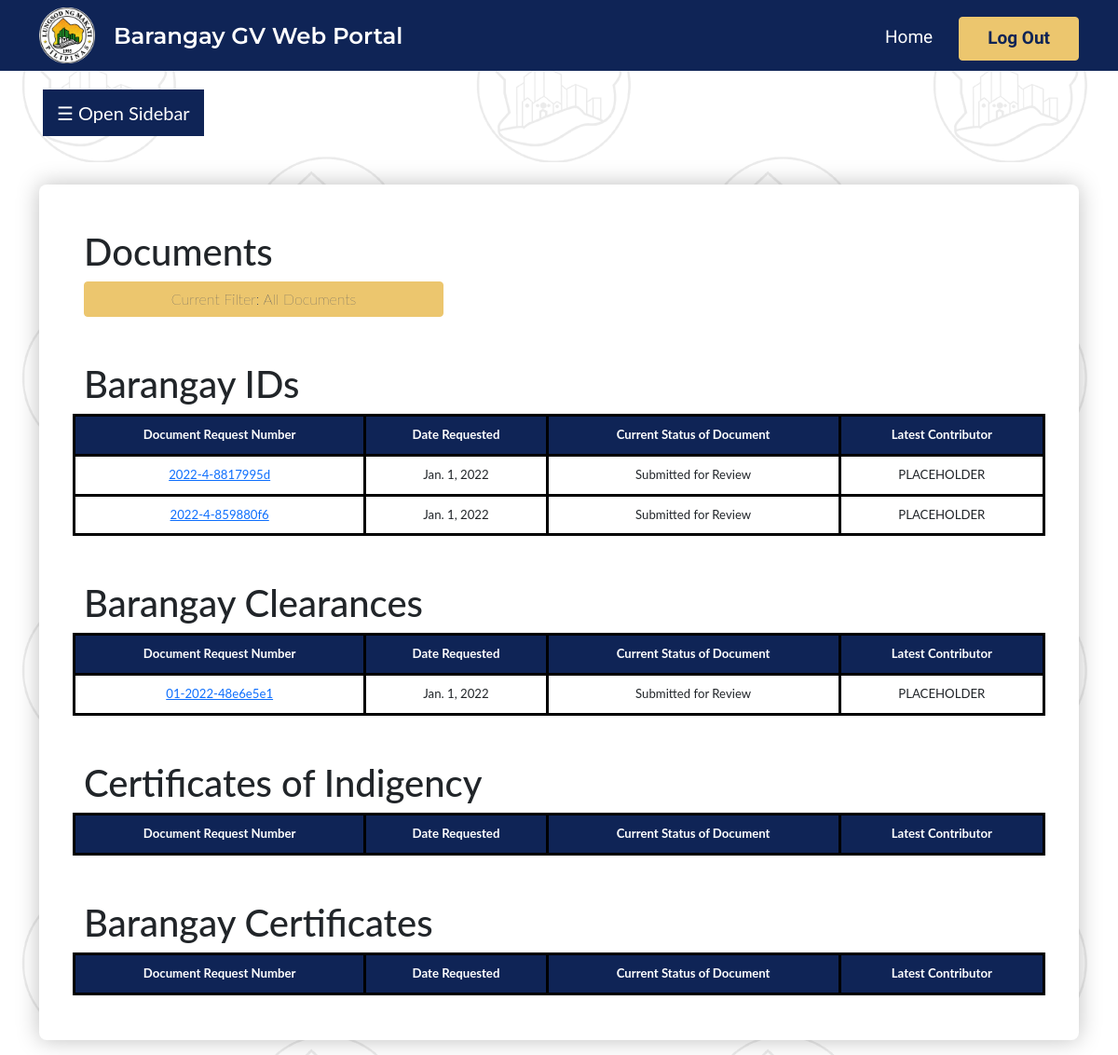
The app's page /admin_base/ (signed in), older data.
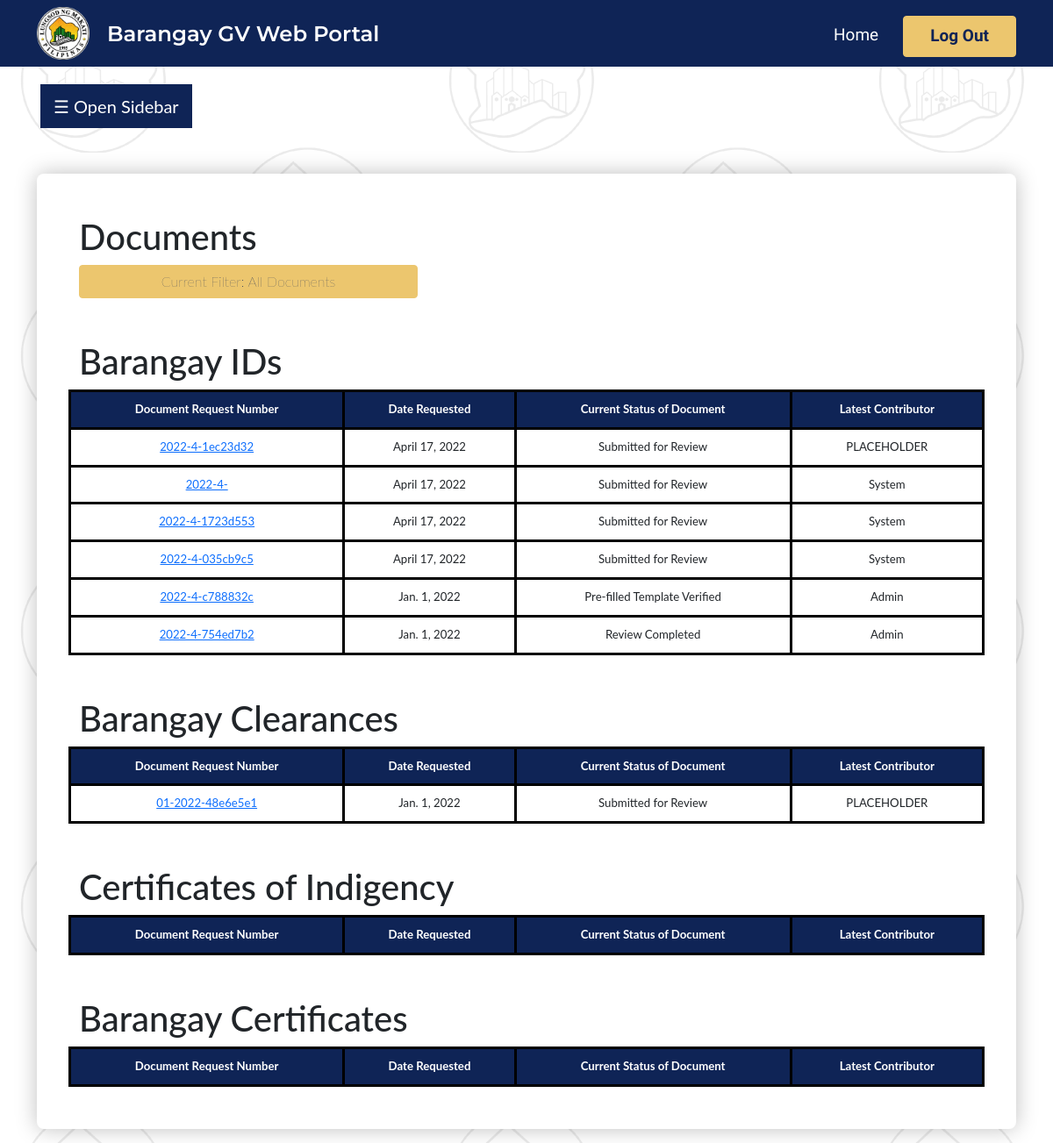
The same page, newer data.
### web_portal/models.py (models this page shows)
class barangay_id(models.Model):
    document_id = models.CharField(max_length = 100, default="null")
    document_type = models.CharField(max_length = 100, default="null")
    last_name = models.CharField(max_length = 100, default="null")
    first_name = models.CharField(max_length = 100, default="null")
    middle_name = models.CharField(max_length = 100, default="null")
    age = models.IntegerField(default = 0)
    birthday = models.DateField(default="2022-01-01")
    sex = models.CharField(
        max_length = 100,
        choices =  [('Male', 'Male'), ('Female', 'Female'), ('Prefer not to say', 'Prefer not to say')],
        default="null"
    )
    nationality = models.CharField(max_length = 100, default="null")
    civil_status = models.CharField(max_length = 100, default="null")
    email = models.CharField(max_length = 100, default="null")
    contact_num = models.CharField(max_length = 100, default="null")
    street = models.CharField(max_length = 100, default="null")
    city = models.CharField(max_length = 100, default="null")
    barangay = models.CharField(max_length = 100, default="null")
    province = models.CharField(max_length = 100, default="null")
    zip_code = models.CharField(max_length = 100, default="null")
    emergency_name = models.CharField(max_length = 100, default="null")
    emergency_contact_num = models.IntegerField(default = 0)
    emergency_address = models.CharField(max_length = 100, default="null")
    personal_photo = models.FileField(default="null")
    government_id_or_letter = models.FileField(null = True)
    voters_id = models.FileField(default="null")
    date_submitted = models.DateField(default="2022-01-01")
    status = models.CharField(
        max_length = 100,
        choices =  [('Submitted for Review', 'Submitted for Review'), ('Review Completed', 'Review Completed'), ('Pre-filled Template Verified', 'Pre-filled Template Verified'), ('Printed, Not Paid', 'Printed, Not Paid'), ('Printed, Paid', 'Printed, Paid'), ('Printed, Out for Delivery/Ready for Pickup', 'Printed, Out for Delivery/Ready for Pickup'), ('Delivered/Picked-up', 'Delivered/Picked-up'), ('Rejected', 'Rejected')],
        default = "null"
    )
    latest_contributor = models.CharField(max_length=100, default="PLACEHOLDER")
    type = models.CharField(
        max_length = 100,
        choices =  [('Constituent', 'Constituent'), ('Transient', 'Transient')],
        default="null"
    )
    landlord_name = models.CharField(max_length = 100, null=True, default="null")
    landlord_contact_number = models.CharField(max_length = 100, null=True, default="null")
    landlord_address = models.CharField(max_length = 100, null=True, default="null")
    additional_details = models.CharField(max_length=100, default="null")
    objects = models.Manager()

class barangay_clearance(models.Model):
    document_id = models.CharField(max_length = 100, default="null")
    document_type = models.CharField(max_length = 100, default="null")
    last_name = models.CharField(max_length = 100, default="null")
    first_name = models.CharField(max_length = 100, default="null")
    middle_name = models.CharField(max_length = 100, default="null")
    age = models.IntegerField(default = 0)
    birthday = models.DateField(default="2022-01-01")
    sex = models.CharField(
        max_length = 100,
        choices =  [('Male', 'Male'), ('Female', 'Female'), ('Prefer not to say', 'Prefer not to say')],
        default="null"
    )
    nationality = models.CharField(max_length = 100, default="null")
    civil_status = models.CharField(max_length = 100, default="null")
    email = models.CharField(max_length = 100, default="null")
    contact_num = models.CharField(max_length = 100, default="null")
    street = models.CharField(max_length = 100, default="null")
    city = models.CharField(max_length = 100, default="null")
    barangay = models.CharField(max_length = 100, default="null")
    province = models.CharField(max_length = 100, default="null")
    zip_code = models.CharField(max_length = 100, default="null")
    government_id_or_letter = models.FileField(default="null")
    personal_photo = models.FileField(default="null")
    type = models.CharField(
        max_length = 100,
        choices =  [('Bonafide', 'Bonafide'), ('Transient', 'Transient')],
        default="null"
    )
    date_submitted = models.DateField(default="2022-01-01")
    status = models.CharField(
        max_length = 100,
        choices =  [('Submitted for Review', 'Submitted for Review'), ('Review Completed', 'Review Completed'), ('Pre-filled Template Verified', 'Pre-filled Template Verified'), ('Printed, Not Paid', 'Printed, Not Paid'), ('Printed, Paid', 'Printed, Paid'), ('Printed, Out for Delivery/Ready for Pickup', 'Printed, Out for Delivery/Ready for Pickup'), ('Delivered/Picked-up', 'Delivered/Picked-up'), ('Rejected', 'Rejected')],
        default = "null"
    )
    latest_contributor = models.CharField(max_length=100, default="PLACEHOLDER")
    additional_details = models.CharField(max_length=100, default="null")
    objects = models.Manager()

### web_portal/views.py (the view)
# urls.py: path("admin_base/", views.admin_documents_list, name = "admin_documents_list"),
@staff_member_required
def admin_documents_list (request):
    ids1 = barangay_id.objects.all().filter(status = "Submitted for Review")
    ids2 = barangay_id.objects.all().filter(status = "Review Completed")
    ids3 = barangay_id.objects.all().filter(status = "Pre-filled Template Verified")
    ids = ids1 | ids2 | ids3
    cl1 = barangay_clearance.objects.all().filter(status = "Submitted for Review")
    cl2 = barangay_clearance.objects.all().filter(status = "Review Completed")
    cl3 = barangay_clearance.objects.all().filter(status = "Pre-filled Template Verified")
    clearances = cl1 | cl2 | cl3
    ce1 = barangay_certificate.objects.all().filter(status = "Submitted for Review")
    ce2 = barangay_certificate.objects.all().filter(status = "Review Completed")
    ce3 = barangay_certificate.objects.all().filter(status = "Pre-filled Template Verified")
    certificates = ce1 | ce2 | ce3
    context = {
        "ids": ids.order_by("date_submitted").reverse(),
        "clearances": clearances.order_by("date_submitted").reverse(),
        "certificates": certificates.order_by("date_submitted").reverse(),
    }
    return render(request, 'admin_documents_list.html', context)

### web_portal/templates/admin_documents_list.html (shortened to what this page needs)
{% extends "admin_base.html" %}
{% load static %}
{% block content %}
<body>
    <div class="container">
        <div class="adminMainBlock p-5 mt-5" style="background-color: white;">
            <div class="row">
                <h1>Documents</h1>
                <div class="dropdown">
                    <button class="btn btn-secondary dropdownMain" type="button" id="dropdownMenuButton"
                        data-toggle="dropdown" aria-haspopup="true" aria-expanded="false">
                        Current Filter: All Documents
                    </button>
                </div>
            </div>
            <div class="row mt-5" id="documentList1">
                <h1>Barangay IDs</h1>
                <table class="tdl">
                    <thead>
                        <tr class="tdlr globalTableCell">
                            <th class="tdlh">Document Request Number</th>
                            <th class="tdlh">Date Requested</th>
                            <th class="tdlh">Current Status of Document</th>
                            <th class="tdlh">Latest Contributor</th>
                        </tr>
                    </thead>
                    <tbody id="IDRows">
                        {% for i in ids %}
                        <tr class="globalTableCell">
                            <td class="tdld"><a href="{% url 'admin_individual_barangay_id' pk=i.pk %}">{{ i.document_id }}</a>
                            </td>
                            <td class="tdld">{{ i.date_submitted}}</td>
                            <td class="tdld">{{ i.status }}</td>
                            <td class="tdld">{{ i.latest_contributor }}</td>
                        </tr>
                        {% endfor %}
                    </tbody>
                </table>
            </div>
            <div class="row mt-5" id="documentList2">
                <h1>Barangay Clearances</h1>
                <table class="tdl">
                    <thead>
                        <tr class="tdlr globalTableCell">
                            <th class="tdlh">Document Request Number</th>
                            <th class="tdlh">Date Requested</th>
                            <th class="tdlh">Current Status of Document</th>
                            <th class="tdlh">Latest Contributor</th>
                        </tr>
                    </thead>
                    <tbody>
                        {% for cl in clearances %}
                        <tr class="globalTableCell">
                            <td class="tdld"><a href="{% url 'admin_individual_barangay_clearance' pk=cl.pk %}">{{ cl.document_id }}</a></td>
                            <td class="tdld">{{ cl.date_submitted}}</td>
                            <td class="tdld">{{ cl.status }}</td>
                            <td class="tdld">{{ cl.latest_contributor }}</td>
                        </tr>
                        {% endfor %}
                    </tbody>
                </table>
            </div>
            <div class="row mt-5" id="documentList3">
                <h1>Certificates of Indigency</h1>
                <table class="tdl">
                    <thead>
                        <tr class="tdlr globalTableCell">
                            <th class="tdlh">Document Request Number</th>
                            <th class="tdlh">Date Requested</th>
                            <th class="tdlh">Current Status of Document</th>
                            <th class="tdlh">Latest Contributor</th>
                        </tr>
                    </thead>
                </table>
            </div>
            <div class="row mt-5" id="documentList4">
                <h1>Barangay Certificates</h1>
                <table class="tdl">
                    <thead>
                        <tr class="tdlr globalTableCell">
                            <th class="tdlh">Document Request Number</th>
                            <th class="tdlh">Date Requested</th>
                            <th class="tdlh">Current Status of Document</th>
                            <th class="tdlh">Latest Contributor</th>
                        </tr>
                    </thead>
                </table>
            </div>
        </div>
    </div>
</body>
{% endblock %}

### web_portal/templates/admin_base.html (shortened to what this page needs)
{% load static %}
<!DOCTYPE html>
<html lang="en">
<head>
  <link href="https://cdn.jsdelivr.net/npm/bootstrap@5.1.3/dist/css/bootstrap.min.css" rel="stylesheet"
>
  <link rel="stylesheet" href="{% static 'styles.css' %}">
</head>
<body class="main">
  <nav class="container-fluid navbar navbar-expand-md navbarGV">
    <div class="container">
      <a href="{% url 'admin_documents_list' %}" style="padding: 0px; margin: 0px;"><img class="mr-2"
          src="{% static 'logo.png' %}" style="width: 60px; height: 60px; margin-right: 20px" alt=""></a>
      <div class="titleFont">
        <a href="{% url 'admin_documents_list' %}" class="navbarTitle globalSubHeader"
          style="text-decoration: none; ">Barangay GV Web
          Portal</a>
      </div>
      <div class="collapse navbar-collapse" id="toggleMobileMenu">
        <ul class="navbar-nav ms-auto">
          <li class="mt-2 bodyFont globalBody">
            <a class="nav-link navbarOption" href="{% url 'admin_documents_list' %}">Home</a>
          </li>
          <li class="mt-2">
            <form method='POST'> {% csrf_token %}
              <a style="margin-right: 0px; color: white; font-weight: 600; box-shadow: 0px;"
                class="nav-link bodyFont globalBody btn btn-secondary" href="{% url 'admin_logout' %}">Log Out</a>
            </form>
          </li>
        </ul>
      </div>
    </div>
  </nav>
  <div id="main">
    <div class="container">
      <button class="openbtn m-1" onclick="openNav()">☰ Open Sidebar</button>
    </div>
    {% block content %}
    {% endblock %}
  </div>
</body>
</html>

### web_portal/static/styles.css (style rules this page uses)
* { text-decoration: none; }
.globalSubHeader { font-size: calc(16px + 0.70vw); }
.globalBody { font-size: calc(16px + 0.25vw); }
.globalTableCell { font-size: calc(12px + 0.1vw); }
.main { background-image: url('/static/test3.png'); min-height: 100vh; height: 100%; }
.titleFont { font-family: 'Montserrat', sans-serif; }
.bodyFont { font-family: 'Work Sans', sans-serif; }
.btn { margin: 0px; width: fit-content !important; height: fit-content !important; font-weight: 200; color: #0F2456 !important; padding-left: 30px !important; padding-right: 30px !important; margin: 0px; }
.btn-secondary { background: #ECC66E !important; border-color: #ECC66E !important; }
.navbarGV { background-color: #0F2456; }
.navbarTitle { color: white; font-weight: 600; }
.navbarOption { color: white !important; text-decoration: none; border-bottom: 3px solid #0F2456; margin-right: 20px; }
.adminMainBlock { box-shadow: 0px 0px 24px rgba(0, 0, 0, 0.25); height: 100%; border-radius: 8px; }
.dropdownMain { width: 386px !important; max-width: 100%; }
.tdl { border-collapse: collapse; text-align: center; max-width: 100%; }
.tdld, .tdlh { border: 3px solid black; padding: 10px; }
.tdlh { background-color: #0F2456; color: #ffffff; }

### web_portal/templates/admin_base.html (style rules this page uses)
body { font-family: "Lato", sans-serif; }
.openbtn { font-size: 20px; cursor: pointer; background-color: #0F2456; color: white; padding: 10px 15px; border: none; }
#main { transition: margin-left .5s; padding: 16px; }

Row changes from the older to the newer data that the page shows:
removed barangay_id: document_id "2022-4-8817995d", date_submitted "Jan. 1, 2022", status "Submitted for Review", latest_contributor "PLACEHOLDER"
removed barangay_id: document_id "2022-4-859880f6", date_submitted "Jan. 1, 2022", status "Submitted for Review", latest_contributor "PLACEHOLDER"
added barangay_id: document_id "2022-4-1ec23d32", date_submitted "April 17, 2022", status "Submitted for Review", latest_contributor "PLACEHOLDER"
added barangay_id: document_id "2022-4-", date_submitted "April 17, 2022", status "Submitted for Review", latest_contributor "System"
added barangay_id: document_id "2022-4-1723d553", date_submitted "April 17, 2022", status "Submitted for Review", latest_contributor "System"
added barangay_id: document_id "2022-4-035cb9c5", date_submitted "April 17, 2022", status "Submitted for Review", latest_contributor "System"
added barangay_id: document_id "2022-4-c788832c", date_submitted "Jan. 1, 2022", status "Pre-filled Template Verified", latest_contributor "Admin"
added barangay_id: document_id "2022-4-754ed7b2", date_submitted "Jan. 1, 2022", status "Review Completed", latest_contributor "Admin"
